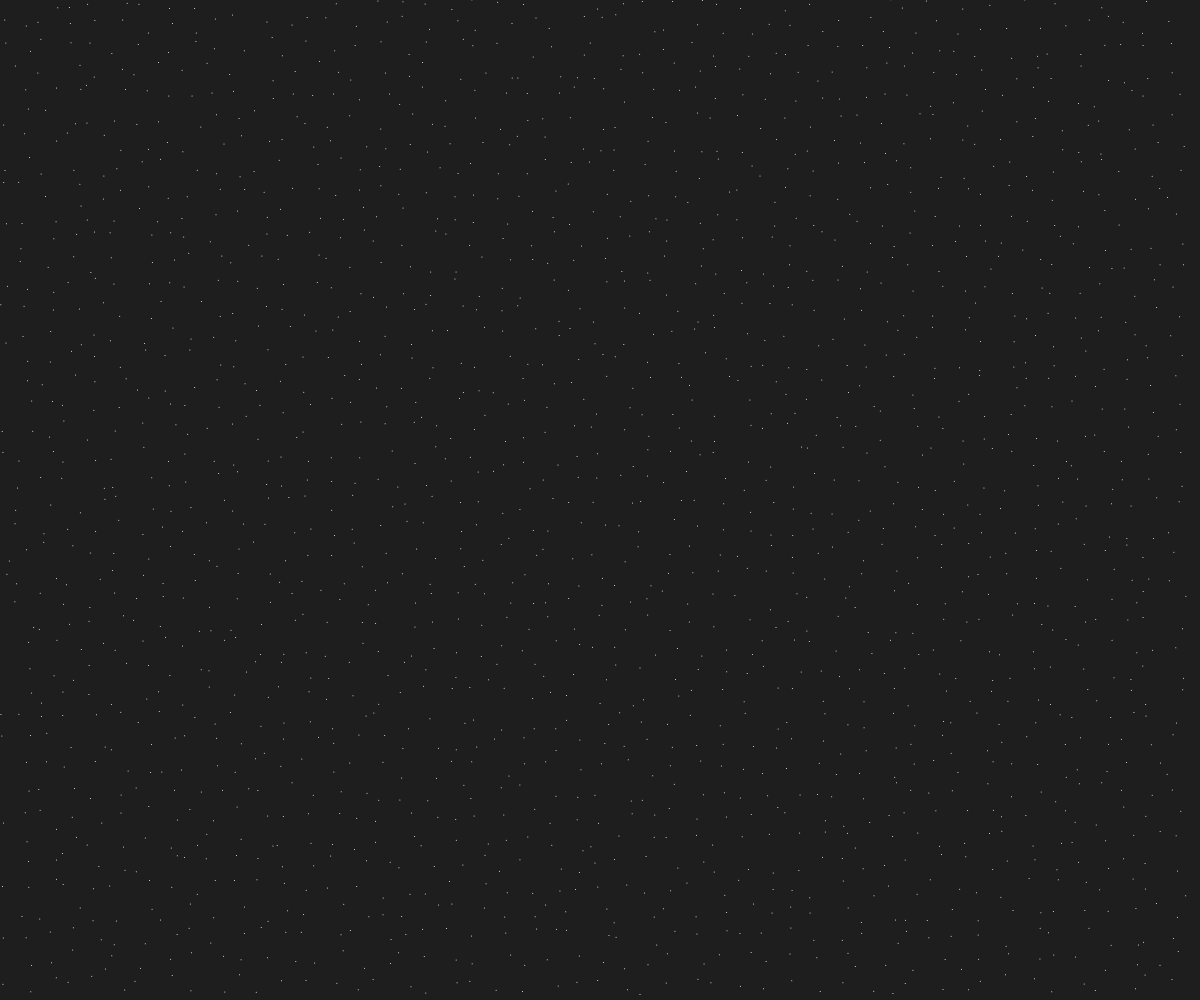
Frame 1 (no input)
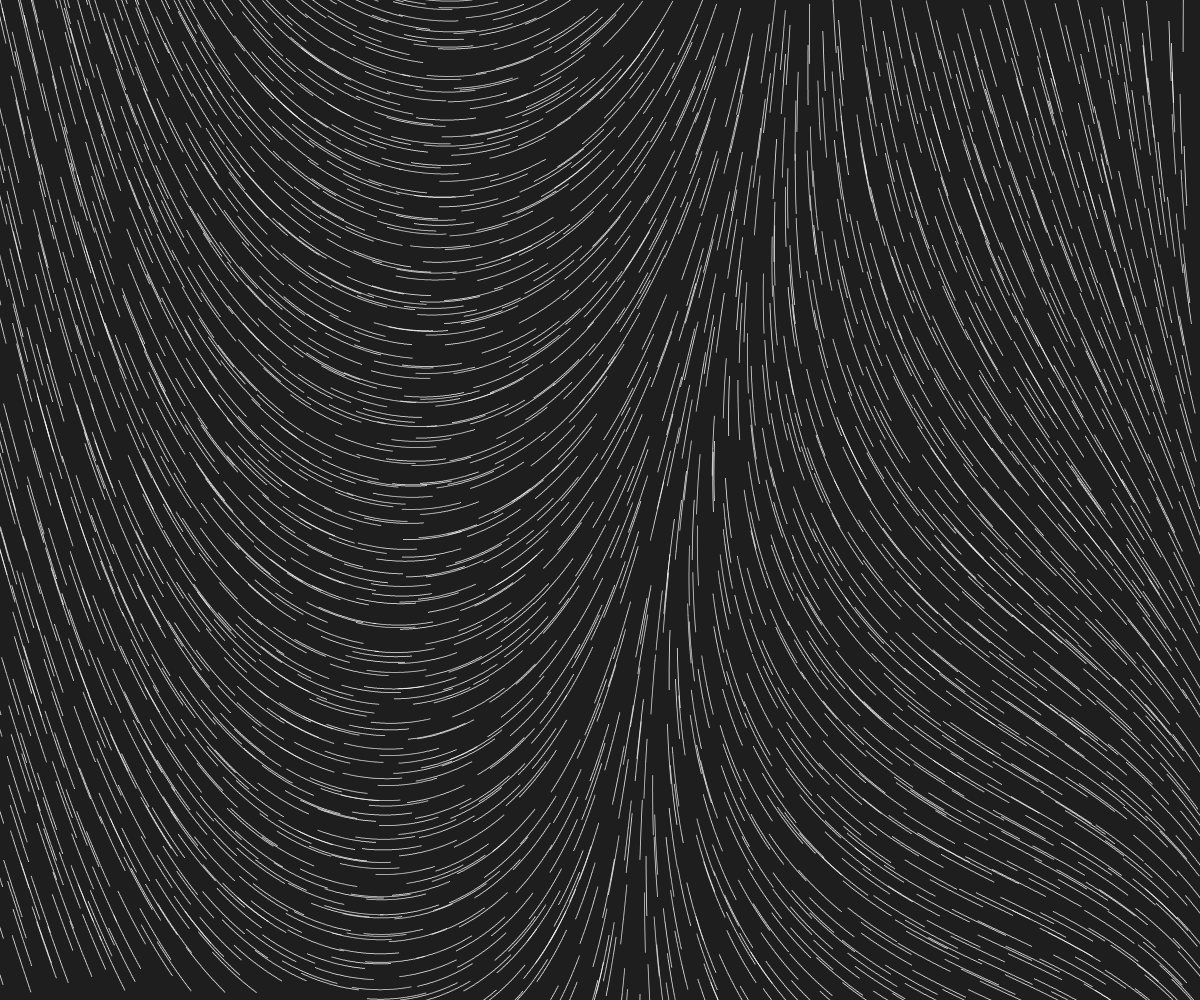
Frame 60 (no input)
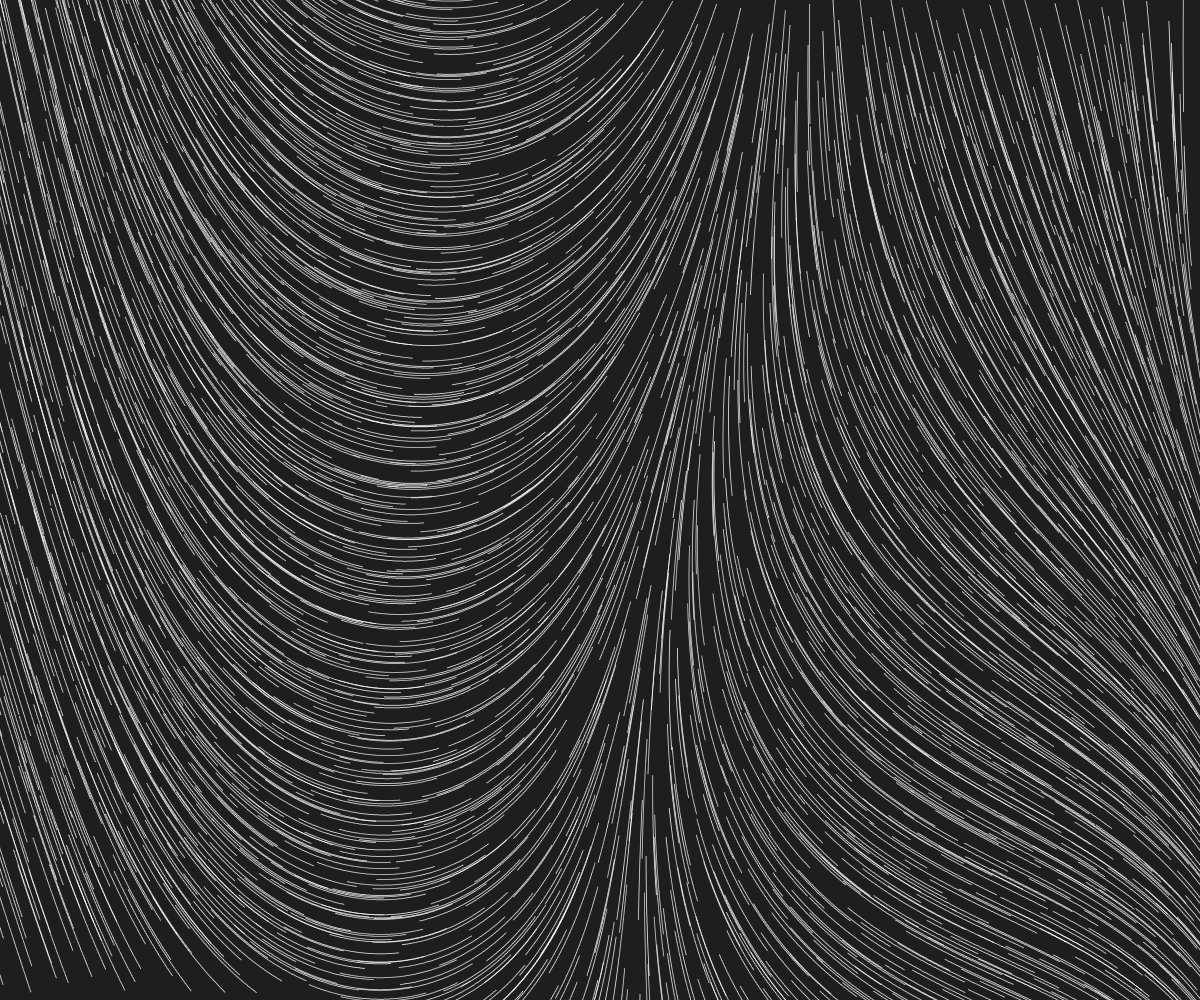
Frame 120 (the mouse pressed at the canvas centre since frame 60)

The p5.js sketch that drew these frames (run headless with seeded random() and noise() and a simulated clock; from frame 60 on, the mouse is pressed at the canvas centre):

// p5.js sketch
// ── sketch.js
var points = []; // empty array for starting points

// mult is used to slow down the change in angle
var mult = 0.001; //2.a
//var mult= 0.005; //2.b

function setup() {
  createCanvas(windowWidth, windowHeight);
  background(30);
  angleMode(DEGREES);
  noiseDetail(1);

  var density = 50; //number of points in each row
  var space = width / density; // distance between each point

  //loop to create starting points
  for (var x = 0; x < width; x += space) {
    for (var y = 0; y < height; y += space) {
      //var p = createVector(x, y);
      var p = createVector(x + random(-10, 10), y + random(-10, 10));
      points.push(p);
    }
  }
}

function draw() {
  noStroke();
  fill(255);

  // loop to iterate all points
  for (var i = 0; i < points.length; i++) {
    //angle at which each point will move
    var angle = map(
      noise(points[i].x * mult, points[i].y * mult),
      0,
      1,
      0,
      720
    );

    //vector to each point based on angle
    points[i].add(createVector(cos(angle), sin(angle)));

    ellipse(points[i].x, points[i].y, 1); //POINTS!!!
  }
}
